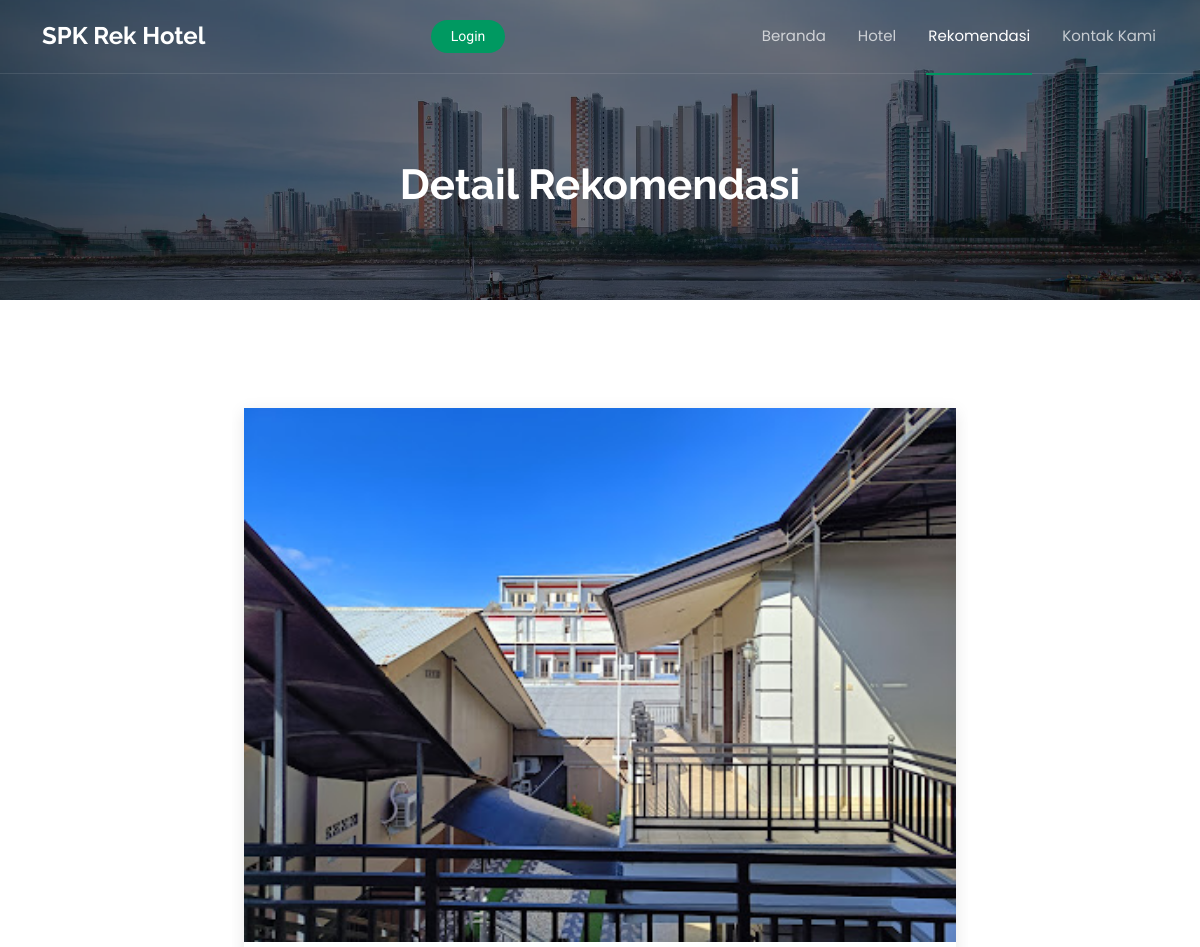
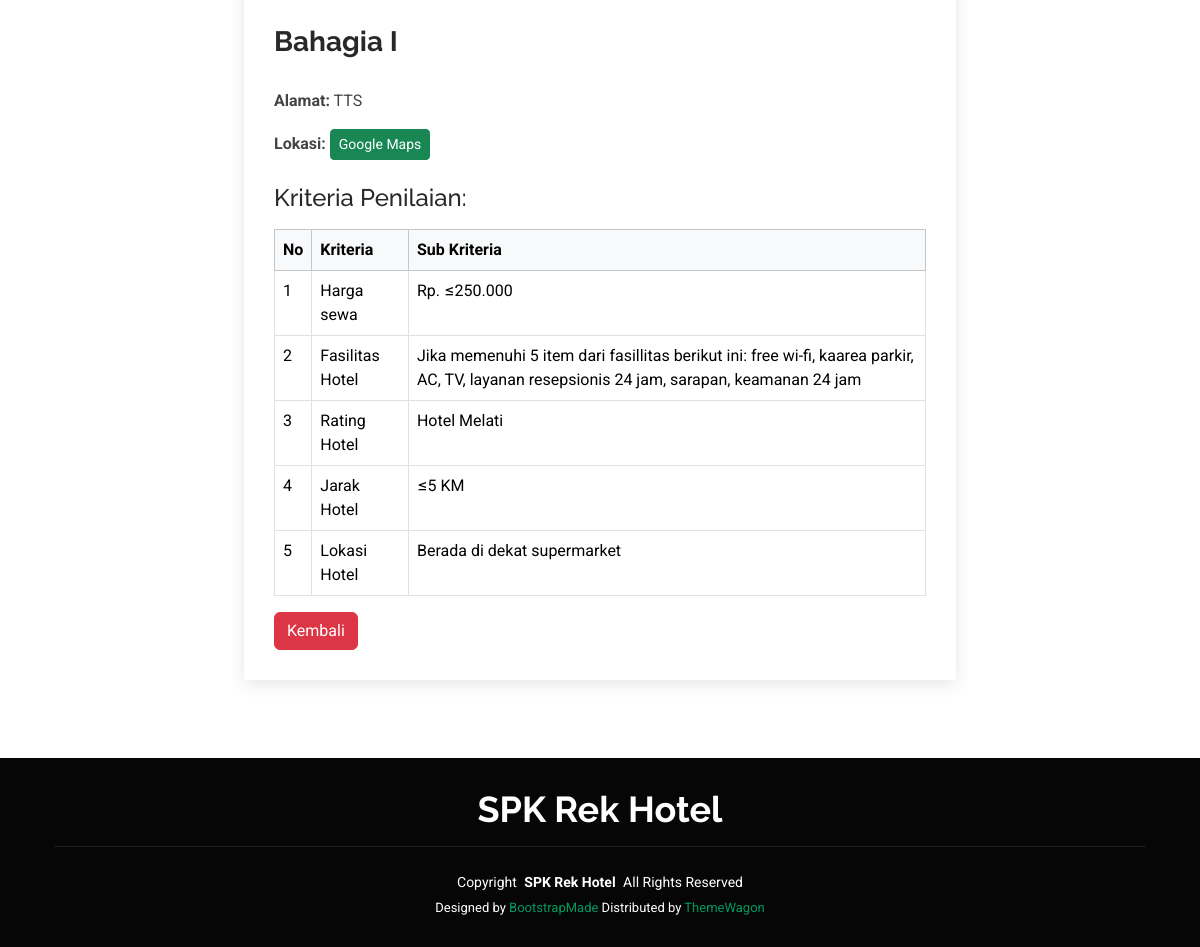
Page /pages/detail_rekomendasi/588 on the committed database (2 pictures, top to bottom).
### tables this page shows
CREATE TABLE `alternatif` (
  `id_alternatif` int(11) NOT NULL,
  `nama_alternatif` varchar(255) NOT NULL,
  `gambar` varchar(255) NOT NULL,
  `alamat` text NOT NULL,
  `latitude` varchar(255) NOT NULL,
  `longitude` varchar(255) NOT NULL
);

CREATE TABLE `kec_alt_kriteria` (
  `id_alt_kriteria` int(11) NOT NULL,
  `f_id_alternatif` int(11) NOT NULL,
  `f_id_kriteria` char(3) NOT NULL,
  `f_id_sub_kriteria` int(11) NOT NULL
);

CREATE TABLE `kriteria` (
  `id_kriteria` char(3) NOT NULL,
  `nama_kriteria` varchar(255) NOT NULL,
  `jenis_kriteria` enum('Cost','Benefit') NOT NULL,
  `bobot` decimal(11,2) NOT NULL
);

CREATE TABLE `sub_kriteria` (
  `id_sub_kriteria` int(11) NOT NULL,
  `nama_sub_kriteria` varchar(255) NOT NULL,
  `bobot_sub_kriteria` int(11) NOT NULL,
  `f_id_kriteria` char(3) NOT NULL
);

### application/controllers/Pages.php (called while the page is built, shortened)
<?php
class Pages extends CI_Controller {
	public function detail_rekomendasi($id = null)
	{
		$hotel = $this->db->get_where('alternatif', ['id_alternatif' => $id])->row_array();
		$listHotel = $this->db->query("
			SELECT
				kac.*,
				k.nama_kriteria,
				sk.nama_sub_kriteria
			FROM kec_alt_kriteria kac
			JOIN kriteria k ON k.id_kriteria = kac.f_id_kriteria
			JOIN sub_kriteria sk ON sk.id_sub_kriteria = kac.f_id_sub_kriteria
			WHERE kac.f_id_alternatif = '" . $this->db->escape_str($id) . "'
		")->result_array();
		$data = [
			'listHotel' => $listHotel,
			'hotel' => $hotel,
			'menu' => 'rekomendasi'
		];
		$this->load->view('pages/templates/header', $data);
		$this->load->view('pages/detail_rekomendasi', $data);
		$this->load->view('pages/templates/footer');
	}
}

### index.php (called while the page is built, shortened)
<?php
require_once BASEPATH.'core/CodeIgniter.php';

### application/views/pages/detail_rekomendasi.php (the view)
<div class="page-title dark-background" data-aos="fade"
    style="background-image: url(<?= base_url() ?>assets/img/page-title-bg.webp);">
    <div class="container position-relative">
        <h1>Detail Rekomendasi</h1>
    </div>
</div>
<div class="container my-5">
    <div class="row d-flex justify-content-center">
        <div class="col-lg-8">
            <section id="hotel-details" class="blog-details section">
                <div class="container">
                    <article class="article">
                        <div class="post-img mb-4">
                            <img src="<?= base_url('uploads/' . $hotel['gambar']); ?>"
                                alt="<?= $hotel['nama_alternatif']; ?>" class="img-fluid w-100">
                        </div>
                        <h2 class="title"><?= $hotel['nama_alternatif']; ?></h2>
                        <div class="content mb-4">
                            <p><strong>Alamat:</strong> <?= $hotel['alamat']; ?></p>
                            <p><strong>Lokasi:</strong>
                                <a target="_blank" class="btn btn-success btn-sm"
                                    href="https://www.google.com/maps/dir/?api=1&destination=<?=$hotel['latitude'];?>,<?=$hotel['longitude'];?>">Google
                                    Maps
                                </a>
                            </p>
                        </div>
                        <h4 class="mt-4">Kriteria Penilaian:</h4>
                        <div class="table-responsive">
                            <table class="table table-bordered mt-2">
                                <thead class="table-light">
                                    <tr>
                                        <th>No</th>
                                        <th>Kriteria</th>
                                        <th>Sub Kriteria</th>
                                    </tr>
                                </thead>
                                <tbody>
                                    <?php $no = 1; foreach ($listHotel as $item): ?>
                                    <tr>
                                        <td><?= $no++; ?></td>
                                        <td><?= $item['nama_kriteria']; ?></td>
                                        <td><?= $item['nama_sub_kriteria']; ?></td>
                                    </tr>
                                    <?php endforeach; ?>
                                </tbody>
                            </table>
                        </div>
                        <a class="btn btn-danger" href="<?=base_url('pages/rekomendasi');?>">Kembali</a>
                    </article>
                </div>
            </section>
        </div>
    </div>
</div>

### assets/css/main.css (style rules this page uses)
:root { --default-font: "Roboto", system-ui, -apple-system, "Segoe UI", Roboto, "Helvetica Neue", Arial, "Noto Sans", "Liberation Sans", sans-serif, "Apple Color Emoji", "Segoe UI Emoji", "Segoe UI Symbol", "Noto Color Emoji"; --heading-font: "Raleway", sans-serif; --nav-font: "Poppins", sans-serif; }
:root { --background-color: #ffffff; --default-color: #444444; --heading-color: #282828; --accent-color: #009961; --surface-color: #ffffff; --contrast-color: #ffffff; }
:root { --nav-color: #ffffff; --nav-hover-color: #009961; --nav-mobile-background-color: #ffffff; --nav-dropdown-background-color: #ffffff; --nav-dropdown-color: #444444; --nav-dropdown-hover-color: #009961; }
.dark-background { --background-color: #060606; --default-color: #ffffff; --heading-color: #ffffff; --surface-color: #252525; --contrast-color: #ffffff; }
:root { scroll-behavior: smooth; }
body { color: var(--default-color); background-color: var(--background-color); font-family: var(--default-font); }
a { color: var(--accent-color); text-decoration: none; transition: 0.3s; }
h1, h2, h3, h4, h5, h6 { color: var(--heading-color); font-family: var(--heading-font); }
.page-title { color: var(--default-color); background-color: var(--background-color); background-size: cover; background-position: center; background-repeat: no-repeat; padding: 160px 0 80px 0; text-align: center; position: relative; }
.page-title:before { content: ""; background-color: color-mix(in srgb, var(--background-color), transparent 50%); position: absolute; inset: 0; }
.page-title h1 { font-size: 42px; font-weight: 700; margin-bottom: 10px; }
section, .section { color: var(--default-color); background-color: var(--background-color); padding: 60px 0; scroll-margin-top: 72px; overflow: clip; }
.blog-details { padding-bottom: 30px; }
.blog-details .article { background-color: var(--surface-color); padding: 30px; box-shadow: 0 4px 16px rgba(0, 0, 0, 0.1); }
.blog-details .post-img { margin: -30px -30px 20px -30px; overflow: hidden; }
.blog-details .title { color: var(--heading-color); font-size: 28px; font-weight: 700; padding: 0; margin: 30px 0; }
.blog-details .content { margin-top: 20px; }

### rows in the picture
alternatif: gambar (picture), nama_alternatif "Bahagia I", alamat "TTS"
kec_alt_kriteria: f_id_kriteria.nama_kriteria "Harga sewa", f_id_sub_kriteria.nama_sub_kriteria "Rp. ≤250.000"
kec_alt_kriteria: f_id_kriteria.nama_kriteria "Fasilitas Hotel", f_id_sub_kriteria.nama_sub_kriteria "Jika memenuhi 5 item dari fasillitas berikut ini: free wi-fi, kaarea parkir, AC, TV, layanan resepsionis 24 jam, sarapan, keamanan 24 jam"
kec_alt_kriteria: f_id_kriteria.nama_kriteria "Rating Hotel", f_id_sub_kriteria.nama_sub_kriteria "Hotel Melati"
kec_alt_kriteria: f_id_kriteria.nama_kriteria "Jarak Hotel", f_id_sub_kriteria.nama_sub_kriteria "≤5 KM"
kec_alt_kriteria: f_id_kriteria.nama_kriteria "Lokasi Hotel", f_id_sub_kriteria.nama_sub_kriteria "Berada di dekat supermarket"
